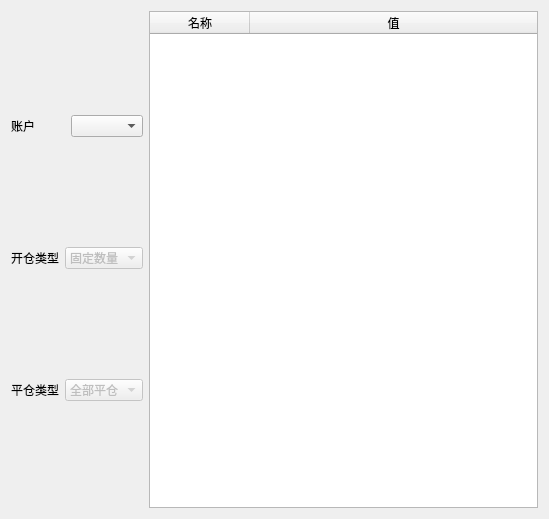
<?xml version="1.0" encoding="UTF-8"?>
<ui version="4.0">
 <class>Form</class>
 <widget class="QWidget" name="Form">
  <property name="geometry">
   <rect>
    <x>0</x>
    <y>0</y>
    <width>549</width>
    <height>519</height>
   </rect>
  </property>
  <property name="windowTitle">
   <string>Form</string>
  </property>
  <layout class="QHBoxLayout" name="horizontalLayout_4">
   <item>
    <layout class="QVBoxLayout" name="verticalLayout">
     <item>
      <layout class="QHBoxLayout" name="horizontalLayout">
       <item>
        <widget class="QLabel" name="label">
         <property name="text">
          <string>账户</string>
         </property>
        </widget>
       </item>
       <item>
        <widget class="QComboBox" name="account">
         <property name="currentText">
          <string/>
         </property>
        </widget>
       </item>
      </layout>
     </item>
     <item>
      <layout class="QHBoxLayout" name="horizontalLayout_2">
       <item>
        <widget class="QLabel" name="label_2">
         <property name="text">
          <string>开仓类型</string>
         </property>
        </widget>
       </item>
       <item>
        <widget class="QComboBox" name="open_type">
         <property name="enabled">
          <bool>false</bool>
         </property>
         <item>
          <property name="text">
           <string>固定数量</string>
          </property>
         </item>
         <item>
          <property name="text">
           <string>固定金额</string>
          </property>
         </item>
         <item>
          <property name="text">
           <string>资金比例</string>
          </property>
         </item>
        </widget>
       </item>
      </layout>
     </item>
     <item>
      <layout class="QHBoxLayout" name="horizontalLayout_3">
       <item>
        <widget class="QLabel" name="label_3">
         <property name="text">
          <string>平仓类型</string>
         </property>
        </widget>
       </item>
       <item>
        <widget class="QComboBox" name="close_type">
         <property name="enabled">
          <bool>false</bool>
         </property>
         <item>
          <property name="text">
           <string>全部平仓</string>
          </property>
         </item>
         <item>
          <property name="text">
           <string>分批平仓</string>
          </property>
         </item>
        </widget>
       </item>
      </layout>
     </item>
    </layout>
   </item>
   <item>
    <widget class="QTableWidget" name="tableWidget">
     <attribute name="horizontalHeaderStretchLastSection">
      <bool>true</bool>
     </attribute>
     <attribute name="verticalHeaderVisible">
      <bool>true</bool>
     </attribute>
     <attribute name="verticalHeaderCascadingSectionResizes">
      <bool>false</bool>
     </attribute>
     <attribute name="verticalHeaderHighlightSections">
      <bool>true</bool>
     </attribute>
     <column>
      <property name="text">
       <string>名称</string>
      </property>
     </column>
     <column>
      <property name="text">
       <string>值</string>
      </property>
     </column>
    </widget>
   </item>
  </layout>
 </widget>
 <resources/>
 <connections/>
</ui>
